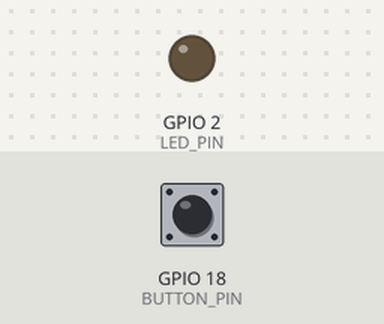
The sketch below on a simulated ESP32. Parts: output pins drawn as LEDs (lit = HIGH). The inputs (shaded band) are chosen by the test bench; at power-on: GPIO 18 (BUTTON_PIN) HIGH. WiFi joins after 1.5 s; servers stay silent unless stated; what the sketch prints to the serial monitor is not drawn.

Above: at 3.3 s.
3.4 s: GPIO 18 (BUTTON_PIN) pulled LOW for 1 s
At 3.9 s:
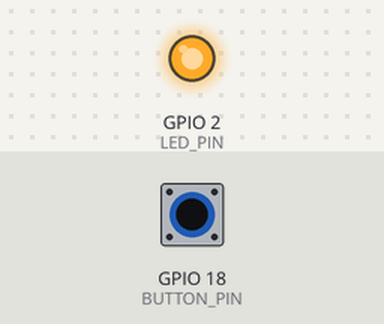
6.4 s: GPIO 18 (BUTTON_PIN) pulled LOW for 3.2 s
Timing chart, 0 to 11.1 s (numbered marks = the images above; inputs shaded):
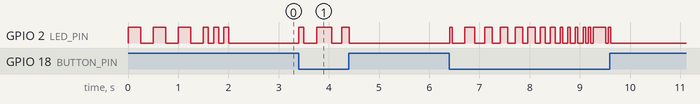

The sketch:

esp32.ino
```cpp
#include <WiFi.h>
#include <HTTPClient.h>

// --- CONFIGURATION WI-FI ---
const char* ssid = "VOTRE_NOM_WIFI";
const char* password = "VOTRE_MOT_DE_PASSE_WIFI";

// --- CONFIGURATION SERVEUR API ---
// Remplacez par l'adresse IP de votre machine sur le réseau local (ex: http://192.168.1.15:5000/api/esp32-button)
const char* serverUrl = "http://192.168.x.x:5000/api/esp32/button";

// --- PINS ---
const int BUTTON_PIN = 18;  // Broche du bouton poussoir
const int LED_PIN = 2;      // LED embarquée pour indicateurs visuels

// --- PARAMÈTRES DE TEMPS ---
const unsigned long HOLD_TIME = 5000; // Durée de maintien requise en millisecondes (5 secondes)
unsigned long pressStartTime = 0;
bool isPressing = false;
bool sosTriggered = false;

void setup() {
  Serial.begin(115200);

  // Configuration des broches
  // Utilisation de INPUT_PULLUP : le bouton doit relier le pin 18 à la masse (GND) lors de l'appui
  pinMode(BUTTON_PIN, INPUT_PULLUP);
  pinMode(LED_PIN, OUTPUT);

  digitalWrite(LED_PIN, LOW);

  // Connexion Wi-Fi
  connectToWiFi();
}

void loop() {
  // En INPUT_PULLUP, HIGH = relâché, LOW = appuyé
  int buttonState = digitalRead(BUTTON_PIN);

  if (buttonState == LOW) {
    if (!isPressing) {
      // Le bouton vient d'être appuyé
      isPressing = true;
      pressStartTime = millis();
      Serial.println("Bouton appuyé. Maintien requis : 5 secondes...");

      // Petit indicateur visuel (LED s'allume faiblement ou commence à clignoter)
      digitalWrite(LED_PIN, HIGH);
    } else {
      // Le bouton est toujours maintenu
      unsigned long elapsed = millis() - pressStartTime;

      // Faire clignoter la LED de plus en plus vite à mesure qu'on approche des 5 secondes
      if (elapsed < HOLD_TIME) {
        int blinkInterval = map(elapsed, 0, HOLD_TIME, 500, 50);
        digitalWrite(LED_PIN, (millis() / blinkInterval) % 2 == 0 ? HIGH : LOW);
      }

      // Si maintenu pendant plus de 5 secondes et que le SOS n'a pas encore été envoyé
      if (elapsed >= HOLD_TIME && !sosTriggered) {
        Serial.println("SOS DÉCLENCHÉ ! Envoi du signal au serveur...");
        triggerSOSAlert();
        sosTriggered = true;

        // LED reste allumée en continu pour indiquer le SOS déclenché
        digitalWrite(LED_PIN, HIGH);
      }
    }
  } else {
    // Le bouton a été relâché
    if (isPressing) {
      isPressing = false;
      sosTriggered = false;
      digitalWrite(LED_PIN, LOW); // Éteindre la LED
      Serial.println("Bouton relâché. SOS annulé/réinitialisé.");
    }
  }

  delay(50); // Petit délai anti-rebond (debounce)
}

void connectToWiFi() {
  Serial.print("Connexion au Wi-Fi ");
  Serial.println(ssid);
  WiFi.begin(ssid, password);

  // Clignotement lent pendant la recherche Wi-Fi
  while (WiFi.status() != WL_CONNECTED) {
    digitalWrite(LED_PIN, HIGH);
    delay(250);
    digitalWrite(LED_PIN, LOW);
    delay(250);
    Serial.print(".");
  }

  Serial.println("");
  Serial.println("Wi-Fi connecté !");
  Serial.print("Adresse IP : ");
  Serial.println(WiFi.localIP());

  // Clignote 3 fois rapidement pour confirmer la connexion
  for(int i = 0; i < 3; i++) {
    digitalWrite(LED_PIN, HIGH);
    delay(100);
    digitalWrite(LED_PIN, LOW);
    delay(100);
  }
}

void triggerSOSAlert() {
  if (WiFi.status() == WL_CONNECTED) {
    HTTPClient http;
    http.begin(serverUrl);
    http.addHeader("Content-Type", "application/json");

    // Construction du corps JSON
    // Vous pouvez insérer des coordonnées GPS simulées ou réelles ici
    String jsonPayload = "{\"user\":\"Bracelet ESP32-SG18\",\"message\":\"SOS CRITIQUE : Bouton physique maintenu pendant 5 secondes sur GPIO 18 !\",\"location\":\"Abidjan, Cocody (GPIO 18)\"}";

    Serial.println("Envoi du payload : " + jsonPayload);
    int httpResponseCode = http.POST(jsonPayload);

    if (httpResponseCode > 0) {
      String response = http.getString();
      Serial.print("Code réponse HTTP : ");
      Serial.println(httpResponseCode);
      Serial.println("Réponse du serveur : " + response);

      // Clignotement très rapide de succès
      for(int i = 0; i < 10; i++) {
        digitalWrite(LED_PIN, HIGH);
        delay(50);
        digitalWrite(LED_PIN, LOW);
        delay(50);
      }
    } else {
      Serial.print("Erreur lors de la requête POST : ");
      Serial.println(httpResponseCode);
      // Double flash lent d'erreur
      for(int i = 0; i < 3; i++) {
        digitalWrite(LED_PIN, HIGH);
        delay(1000);
        digitalWrite(LED_PIN, LOW);
        delay(1000);
      }
    }

    http.end();
  } else {
    Serial.println("Erreur : Wi-Fi déconnecté. Impossible d'envoyer l'alerte.");
    connectToWiFi(); // Tenter de se reconnecter
  }
}
```

Measured:
- after the input at 3.4 s, GPIO 2 (LED_PIN): goes HIGH 0.10 s, LOW 0.25 s, HIGH 0.30 s, LOW 0.20 s, HIGH 0.15 s, then LOW, starting at once
